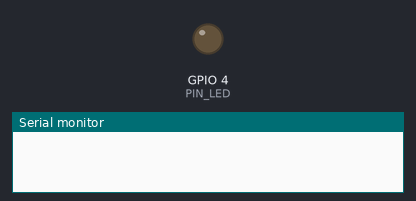
This sketch was run on a simulated ESP32. On the bench: output pins drawn as LEDs (lit = HIGH), the last lines printed to the serial monitor.

Above: at 0.0 s.
At 5.8 s:
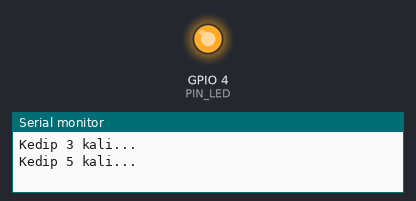
Timing chart, 0 to 7.5 s (numbered marks = the images above):
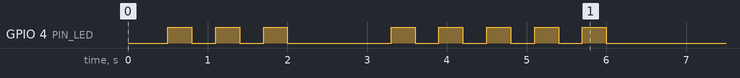

The sketch:

modul03_fungsi_led.ino
```cpp
// Modul 3 - Praktik 3: fungsi buatan sendiri
// Rangkaian: LED merah di D4 (rangkaian Modul 2 atau diagram Wokwi lampu lalu lintas).

const int PIN_LED = 4;  // LED merah di D4

// Fungsi TANPA nilai balik (void): mengedipkan LED sebanyak berapaKali.
// berapaKali adalah parameter: "bahan" yang kita serahkan saat memanggil fungsi.
void nyalakanLED(int berapaKali) {
  for (int i = 1; i <= berapaKali; i++) {
    digitalWrite(PIN_LED, HIGH);
    delay(300);
    digitalWrite(PIN_LED, LOW);
    delay(300);
  }
}

// Fungsi DENGAN nilai balik (float): mengubah suhu Celsius ke Fahrenheit.
// Kata return mengirim hasilnya kembali ke tempat fungsi dipanggil.
float keFahrenheit(float celsius) {
  return celsius * 9.0 / 5.0 + 32.0;
}

void setup() {
  Serial.begin(115200);
  delay(500);
  pinMode(PIN_LED, OUTPUT);
  Serial.println();

  Serial.println("Kedip 3 kali...");
  nyalakanLED(3);
  delay(1000);

  Serial.println("Kedip 5 kali...");
  nyalakanLED(5);

  float suhuKamar = 30.0;
  float hasil = keFahrenheit(suhuKamar);  // hasil berisi nilai yang di-return
  Serial.print(suhuKamar);
  Serial.print(" derajat C = ");
  Serial.print(hasil);
  Serial.println(" derajat F");
}

void loop() {
  // kosong: semua sudah dikerjakan sekali di setup()
}
```
